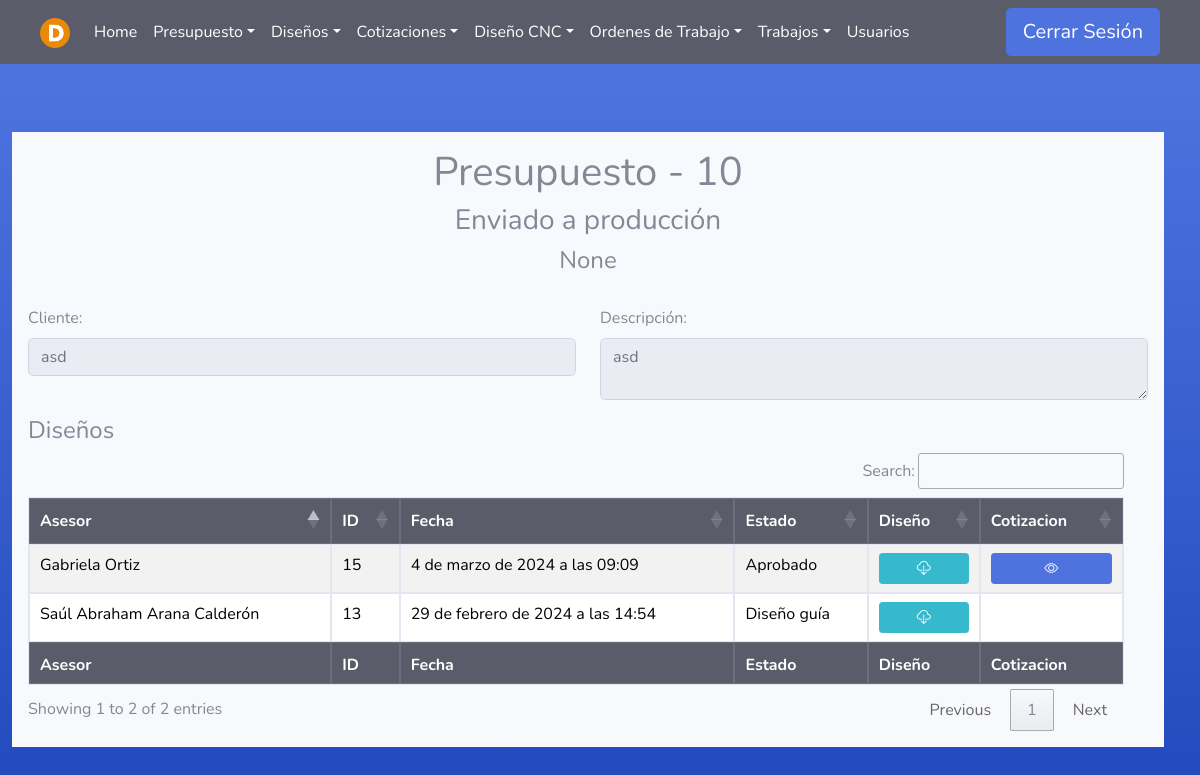
/Presupuesto/Informacion/Finalizado/10/ (signed in), run on the app's committed database.
### Asesores/models.py (models this page shows)
class Presupuesto(models.Model):
    asesor = models.ForeignKey(User, on_delete=models.PROTECT, null=False, blank=False)
    fecha_inicio = models.DateTimeField(null=False, auto_now_add=True, blank=False)
    cliente = models.CharField(max_length=100, null=False, blank=False)
    descripcion = models.TextField(null=False, blank=False)
    estado=models.TextField(null=True, blank=True)
    fecha_fin = models.DateTimeField(null=True, blank=True)

class Diseno(models.Model):
    usuario = models.ForeignKey(User, on_delete=models.PROTECT, null=False, blank=False)
    presupuesto = models.ForeignKey(Presupuesto, on_delete=models.PROTECT, null=False, blank=False)
    fecha = models.DateTimeField(auto_now_add=True)
    estado=models.TextField(null=True, blank=True, default='Diseñando')
    comentario=models.TextField(null=True, blank=True)
    archivo = models.FileField( upload_to='media/disenosPresupuestos/',null=False, blank=False)

### Asesores/views.py (the view)
# urls.py: path('Informacion/Finalizado/<pre_id>/', asesor_views.disenos_presupuesto_fin , name='verInformacionfin'),
@login_required(login_url='index')
def disenos_presupuesto_fin(request, pre_id):
    user = request.user
    if (user.groups.filter(name='Asesor').exists() or user.groups.filter(name='Administrador').exists() or user.is_superuser or user.groups.filter(name='Designer').exists()):
        presupuesto = get_object_or_404(Presupuesto, pk=pre_id)
        pres = Diseno.objects.filter(presupuesto_id=presupuesto)
        cotizaciones = Cotizacion.objects.filter(diseno__presupuesto=presupuesto)
        contratos = Orden_trabajo.objects.filter(presupuesto_id=presupuesto)
        return render(request,'Asesor/listado_disenos_presupuesto_fin.html', {'presupuesto':presupuesto, 'pres': pres, 'cotizaciones': cotizaciones, 'contratos':contratos})
    else:
        error = "No tienes permiso para acceder a esta página."
        return render(request, '404.html', {'error': error})

### Templates/Asesor/listado_disenos_presupuesto_fin.html (shortened to what this page needs)
{% extends 'tables.html' %}
{% block botones%}
<div class="text-center">
    <h1>Presupuesto - {{presupuesto.id}}</h1>
    <h3>{{presupuesto.estado}}</h3>
    <h4>{{presupuesto.fecha_fin}}</h4>
</div>
<br>
<div class="row">
    <div class="col-md-6">
        <label for="presupuesto_desc">Cliente:</label>
        <input type="text" class="form-control form-control-user" readonly name="presupuesto_desc" value="{{ presupuesto.cliente }}">
    </div>
    <div class="col-md-6">
        <label for="presupuesto_desc">Descripción:</label>
        <textarea class="form-control form-control-user" readonly name="presupuesto_desc" linenumbers="4">{{ presupuesto.descripcion }}</textarea>
    </div>
<div style="justify-content: space-between;" class="mt-3">
    <h4>Diseños</h4>
</div>
{% endblock %}
{% load static %}
{% block head %}
{% if user.is_superuser or user.groups.all.0.name == "Administrador" %}
<th>Asesor</th>
{% endif %}
<th>ID</th>
<th>Fecha</th>
<th>Estado</th>
<th>Diseño</th>
<th>Cotizacion</th>
{% endblock %}
{% block tbody %}
{% for diseno in pres %}
<tr>
    {% if user.is_superuser or user.groups.all.0.name == "Administrador" %}
    <td>{{ diseno.usuario.first_name}} {{ diseno.usuario.last_name}}</td>
    {% endif %}
    <td>{{ diseno.id }}</td>
    <td>{{ diseno.fecha }}</td>
    <td>{{ diseno.estado }}</td>
    <td>
        <div>
            <div class="text-center">
                <a class="btn btn-info btn-sm btn-block" href="{% url 'descargar_archivo' id=diseno.id %}" download>
                    <i class="bi bi-cloud-download"></i>
                </a>
            </div>
        </div>
    </td>
    <td>
        {% if diseno.estado != 'Rechazado' and diseno.estado != 'Diseño guía' %}
            <a class="btn btn-primary btn-sm btn-block" href="/Presupuesto/Informacion/Diseno/{{diseno.id}}/">
                <i class="bi bi-eye"></i>
            </a>
        {% endif %}
    </td>
</tr>
{% endfor %}
{% endblock %}
{% block footer %}
{% if user.is_superuser or user.groups.all.0.name == "Administrador" %}
<th>Asesor</th>
{% endif %}
<th>ID</th>
<th>Fecha</th>
<th>Estado</th>
<th>Diseño</th>
<th>Cotizacion</th>
{% endblock %}

### static/css/navbars.css (style rules this page uses)
body { padding-bottom: 20px; }

### data on the page
Presupuesto: id "10", estado "Enviado a producción", fecha_fin "None", presupuesto_desc "asd"
Diseno: usuario.first_name "Saúl Abraham", usuario.last_name "Arana Calderón", id "13", fecha "29 de febrero de 2024 a las 14:54", estado "Diseño guía"
Diseno: usuario.first_name "Gabriela", usuario.last_name "Ortiz", id "15", fecha "4 de marzo de 2024 a las 09:09", estado "Aprobado"
